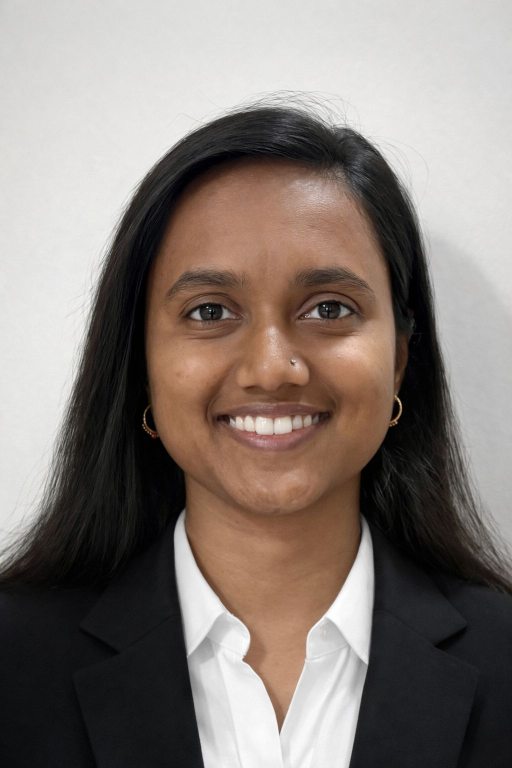
#> input picture image-resize & shape/WhatsApp Image 2026-03-16 at 3.39.46 PM.jpeg, 1024 x 1536 px, found by its file name (shown at 1/2 size)
$ python cropping.py
#> lines starting #> are read from the running program, lines starting #| are printed output that depends on the picture
import cv2

image = cv2.imread('image-resize & shape\WhatsApp Image 2026-03-16 at 3.39.46 PM.jpeg')
#> image is the input picture: shape (1536, 1024, 3); mean B, G, R 117.6, 123.4, 133.3
print(image.shape)
#| (1536, 1024, 3)
if image is not None:
    cropped = image[600:669,1000:1100]
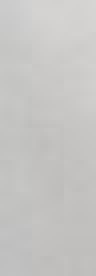
#> cropped: shape (69, 24, 3) (shown 4 times larger); mean B, G, R 195.3, 197.1, 197.8
    cv2.imshow('original',image)
    cv2.imshow('cropped',cropped)
    cv2.waitKey(0)
    cv2.destroyAllWindows()
else:
    print("Error: Image not found.")
